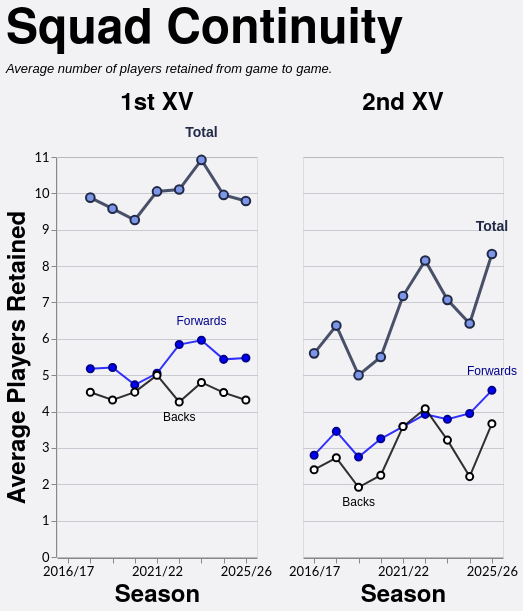

Describe this chart as a Vega-Lite specification.
### Vega-Lite specification from a JSON file in a GitHub repository (floating-point values rounded to 4 significant figures)
{"config": {"axis": {"labelFont": "Lato, sans-serif", "titleFont": "PT Sans Narrow, Helvetica Neue, Helvetica, Arial, sans-serif", "labelFontSize": 13, "titleFontSize": 24, "gridColor": "#202947", "gridOpacity": 0.2}, "header": {"labelFont": "PT Sans Narrow, Helvetica Neue, Helvetica, Arial, sans-serif", "titleFont": "PT Sans Narrow, Helvetica Neue, Helvetica, Arial, sans-serif", "labelFontSize": 24, "titleFontSize": 28, "labelFontWeight": "bold", "orient": "left"}, "legend": {"labelFont": "Lato, sans-serif", "titleFont": "PT Sans Narrow, Helvetica Neue, Helvetica, Arial, sans-serif", "labelFontSize": 14, "titleFontSize": 16, "titlePadding": 5, "fillColor": "white", "strokeColor": "black", "padding": 10, "titleFontWeight": "lighter", "titleFontStyle": "italic", "titleColor": "gray", "offset": 10}, "title": {"font": "PT Sans Narrow, Helvetica Neue, Helvetica, Arial, sans-serif", "fontSize": 48, "fontWeight": "bold", "anchor": "start", "align": "center", "titlePadding": 20, "subtitlePadding": 10, "subtitleFontSize": 13, "subtitleColor": "", "subtitleFontStyle": "italic", "offset": 15, "color": "black"}, "axisX": {"labelAngle": 0}, "facet": {"title": null, "header": null, "align": {"row": "each", "column": "each"}}, "resolve": {"scale": {"y": "independent", "facet": "independent"}}, "background": "#f2f1f4"}, "data": {"name": "data-f4bc9c010ff2fc6ad794d5a72e241941"}, "facet": {"column": {"field": "squad", "header": {"labelExpr": "datum.value + ' XV'", "labelFontSize": 24}, "sort": ["1st", "2nd"], "title": null, "type": "nominal"}}, "spec": {"layer": [{"mark": {"type": "line", "color": "#202946", "opacity": 0.8, "point": {"filled": true, "color": "#7d96e8", "stroke": "#202946", "size": 75, "strokeWidth": 2}, "strokeWidth": 3}, "encoding": {"detail": [{"field": "unit", "type": "nominal"}], "tooltip": [{"field": "season", "title": "Season", "type": "ordinal"}, {"field": "squad", "title": "Squad", "type": "nominal"}, {"field": "unit", "title": "Unit", "type": "nominal"}, {"field": "retained", "format": ".1f", "title": "Avg Retained", "type": "quantitative"}], "x": {"axis": {"labelAngle": 0, "labelOverlap": "parity"}, "field": "season", "sort": "ascending", "title": "Season", "type": "ordinal"}, "y": {"axis": {"tickMinStep": 1}, "field": "retained", "scale": {"zero": true}, "title": "Average Players Retained", "type": "quantitative"}}, "transform": [{"filter": "(datum.unit === 'Total')"}]}, {"mark": {"type": "line", "color": "blue", "opacity": 0.8, "point": {"filled": true, "color": "blue", "stroke": "darkblue", "size": 50, "strokeWidth": 2}, "strokeWidth": 2}, "encoding": {"detail": [{"field": "unit", "type": "nominal"}], "tooltip": [{"field": "season", "title": "Season", "type": "ordinal"}, {"field": "squad", "title": "Squad", "type": "nominal"}, {"field": "unit", "title": "Unit", "type": "nominal"}, {"field": "retained", "format": ".1f", "title": "Avg Retained", "type": "quantitative"}], "x": {"axis": {"labelAngle": 0, "labelOverlap": "parity"}, "field": "season", "sort": "ascending", "title": "Season", "type": "ordinal"}, "y": {"axis": {"tickMinStep": 1}, "field": "retained", "scale": {"zero": true}, "title": "Average Players Retained", "type": "quantitative"}}, "transform": [{"filter": "(datum.unit === 'Forwards')"}]}, {"mark": {"type": "line", "color": "black", "opacity": 0.8, "point": {"filled": true, "color": "white", "stroke": "black", "size": 50, "strokeWidth": 2}, "strokeWidth": 2}, "encoding": {"detail": [{"field": "unit", "type": "nominal"}], "tooltip": [{"field": "season", "title": "Season", "type": "ordinal"}, {"field": "squad", "title": "Squad", "type": "nominal"}, {"field": "unit", "title": "Unit", "type": "nominal"}, {"field": "retained", "format": ".1f", "title": "Avg Retained", "type": "quantitative"}], "x": {"axis": {"labelAngle": 0, "labelOverlap": "parity"}, "field": "season", "sort": "ascending", "title": "Season", "type": "ordinal"}, "y": {"axis": {"tickMinStep": 1}, "field": "retained", "scale": {"zero": true}, "title": "Average Players Retained", "type": "quantitative"}}, "transform": [{"filter": "(datum.unit === 'Backs')"}]}, {"mark": {"type": "text", "align": "center", "baseline": "bottom", "color": "#202946", "dx": 0, "dy": -20, "fontSize": 14, "fontWeight": "bold"}, "encoding": {"detail": [{"field": "unit", "type": "nominal"}], "text": {"value": "Total"}, "tooltip": [{"field": "season", "title": "Season", "type": "ordinal"}, {"field": "squad", "title": "Squad", "type": "nominal"}, {"field": "unit", "title": "Unit", "type": "nominal"}, {"field": "retained", "format": ".1f", "title": "Avg Retained", "type": "quantitative"}], "x": {"field": "season", "type": "ordinal"}, "y": {"field": "retained", "type": "quantitative"}}, "transform": [{"filter": "(datum.unit === 'Total')"}, {"calculate": "toNumber(split(datum.season, '/')[0])", "as": "season_order"}, {"joinaggregate": [{"op": "max", "field": "retained", "as": "max_value"}, {"op": "min", "field": "retained", "as": "min_value"}], "groupby": ["squad"]}, {"filter": "datum.retained > 0"}, {"filter": "datum.retained == datum.max_value"}, {"window": [{"op": "row_number", "field": "", "as": "rank"}], "groupby": ["squad"], "sort": [{"field": "season_order", "order": "descending"}]}, {"filter": "datum.rank == 1"}]}, {"mark": {"type": "text", "align": "center", "baseline": "bottom", "color": "darkblue", "dx": 0, "dy": -12, "fontSize": 12, "fontWeight": "normal"}, "encoding": {"detail": [{"field": "unit", "type": "nominal"}], "text": {"value": "Forwards"}, "tooltip": [{"field": "season", "title": "Season", "type": "ordinal"}, {"field": "squad", "title": "Squad", "type": "nominal"}, {"field": "unit", "title": "Unit", "type": "nominal"}, {"field": "retained", "format": ".1f", "title": "Avg Retained", "type": "quantitative"}], "x": {"field": "season", "type": "ordinal"}, "y": {"field": "retained", "type": "quantitative"}}, "transform": [{"filter": "(datum.unit === 'Forwards')"}, {"calculate": "toNumber(split(datum.season, '/')[0])", "as": "season_order"}, {"joinaggregate": [{"op": "max", "field": "retained", "as": "max_value"}, {"op": "min", "field": "retained", "as": "min_value"}], "groupby": ["squad"]}, {"filter": "datum.retained > 0"}, {"filter": "datum.retained == datum.max_value"}, {"window": [{"op": "row_number", "field": "", "as": "rank"}], "groupby": ["squad"], "sort": [{"field": "season_order", "order": "descending"}]}, {"filter": "datum.rank == 1"}]}, {"mark": {"type": "text", "align": "center", "baseline": "top", "color": "black", "dx": 0, "dy": 10, "fontSize": 12, "fontWeight": "normal"}, "encoding": {"detail": [{"field": "unit", "type": "nominal"}], "text": {"value": "Backs"}, "tooltip": [{"field": "season", "title": "Season", "type": "ordinal"}, {"field": "squad", "title": "Squad", "type": "nominal"}, {"field": "unit", "title": "Unit", "type": "nominal"}, {"field": "retained", "format": ".1f", "title": "Avg Retained", "type": "quantitative"}], "x": {"field": "season", "type": "ordinal"}, "y": {"field": "retained", "type": "quantitative"}}, "transform": [{"filter": "(datum.unit === 'Backs')"}, {"calculate": "toNumber(split(datum.season, '/')[0])", "as": "season_order"}, {"joinaggregate": [{"op": "max", "field": "retained", "as": "max_value"}, {"op": "min", "field": "retained", "as": "min_value"}], "groupby": ["squad"]}, {"filter": "datum.retained > 0"}, {"filter": "datum.retained == datum.min_value"}, {"window": [{"op": "row_number", "field": "", "as": "rank"}], "groupby": ["squad"], "sort": [{"field": "season_order", "order": "descending"}]}, {"filter": "datum.rank == 1"}]}], "height": 400, "width": 200}, "spacing": 30, "title": {"text": "Squad Continuity", "subtitle": ["Average number of players retained from game to game."]}, "$schema": "https://vega.github.io/schema/vega-lite/v5.20.1.json", "datasets": {"data-f4bc9c010ff2fc6ad794d5a72e241941": [{"season": "2017/18", "squad": "1st", "unit": "Total", "retained": 9.882}, {"season": "2017/18", "squad": "1st", "unit": "Forwards", "retained": 5.176}, {"season": "2017/18", "squad": "1st", "unit": "Backs", "retained": 4.529}, {"season": "2018/19", "squad": "1st", "unit": "Total", "retained": 9.579}, {"season": "2018/19", "squad": "1st", "unit": "Forwards", "retained": 5.211}, {"season": "2018/19", "squad": "1st", "unit": "Backs", "retained": 4.316}, {"season": "2019/20", "squad": "1st", "unit": "Total", "retained": 9.267}, {"season": "2019/20", "squad": "1st", "unit": "Forwards", "retained": 4.733}, {"season": "2019/20", "squad": "1st", "unit": "Backs", "retained": 4.533}, {"season": "2021/22", "squad": "1st", "unit": "Total", "retained": 10.05}, {"season": "2021/22", "squad": "1st", "unit": "Forwards", "retained": 5.053}, {"season": "2021/22", "squad": "1st", "unit": "Backs", "retained": 5.0}, {"season": "2022/23", "squad": "1st", "unit": "Total", "retained": 10.11}, {"season": "2022/23", "squad": "1st", "unit": "Forwards", "retained": 5.842}, {"season": "2022/23", "squad": "1st", "unit": "Backs", "retained": 4.263}, {"season": "2023/24", "squad": "1st", "unit": "Total", "retained": 10.92}, {"season": "2023/24", "squad": "1st", "unit": "Forwards", "retained": 5.96}, {"season": "2023/24", "squad": "1st", "unit": "Backs", "retained": 4.8}, {"season": "2024/25", "squad": "1st", "unit": "Total", "retained": 9.957}, {"season": "2024/25", "squad": "1st", "unit": "Forwards", "retained": 5.435}, {"season": "2024/25", "squad": "1st", "unit": "Backs", "retained": 4.522}, {"season": "2025/26", "squad": "1st", "unit": "Total", "retained": 9.789}, {"season": "2025/26", "squad": "1st", "unit": "Forwards", "retained": 5.474}, {"season": "2025/26", "squad": "1st", "unit": "Backs", "retained": 4.316}, {"season": "2016/17", "squad": "2nd", "unit": "Total", "retained": 5.6}, {"season": "2016/17", "squad": "2nd", "unit": "Forwards", "retained": 2.8}, {"season": "2016/17", "squad": "2nd", "unit": "Backs", "retained": 2.4}, {"season": "2017/18", "squad": "2nd", "unit": "Total", "retained": 6.364}, {"season": "2017/18", "squad": "2nd", "unit": "Forwards", "retained": 3.455}, {"season": "2017/18", "squad": "2nd", "unit": "Backs", "retained": 2.727}, {"season": "2018/19", "squad": "2nd", "unit": "Total", "retained": 5.0}, {"season": "2018/19", "squad": "2nd", "unit": "Forwards", "retained": 2.75}, {"season": "2018/19", "squad": "2nd", "unit": "Backs", "retained": 1.917}, {"season": "2019/20", "squad": "2nd", "unit": "Total", "retained": 5.5}, {"season": "2019/20", "squad": "2nd", "unit": "Forwards", "retained": 3.25}, {"season": "2019/20", "squad": "2nd", "unit": "Backs", "retained": 2.25}, {"season": "2021/22", "squad": "2nd", "unit": "Total", "retained": 7.176}, {"season": "2021/22", "squad": "2nd", "unit": "Forwards", "retained": 3.588}, {"season": "2021/22", "squad": "2nd", "unit": "Backs", "retained": 3.588}, {"season": "2022/23", "squad": "2nd", "unit": "Total", "retained": 8.154}, {"season": "2022/23", "squad": "2nd", "unit": "Forwards", "retained": 3.923}, {"season": "2022/23", "squad": "2nd", "unit": "Backs", "retained": 4.077}, {"season": "2023/24", "squad": "2nd", "unit": "Total", "retained": 7.071}, {"season": "2023/24", "squad": "2nd", "unit": "Forwards", "retained": 3.786}, {"season": "2023/24", "squad": "2nd", "unit": "Backs", "retained": 3.214}, {"season": "2024/25", "squad": "2nd", "unit": "Total", "retained": 6.421}, {"season": "2024/25", "squad": "2nd", "unit": "Forwards", "retained": 3.947}, {"season": "2024/25", "squad": "2nd", "unit": "Backs", "retained": 2.211}, {"season": "2025/26", "squad": "2nd", "unit": "Total", "retained": 8.333}, {"season": "2025/26", "squad": "2nd", "unit": "Forwards", "retained": 4.583}, {"season": "2025/26", "squad": "2nd", "unit": "Backs", "retained": 3.667}]}}
